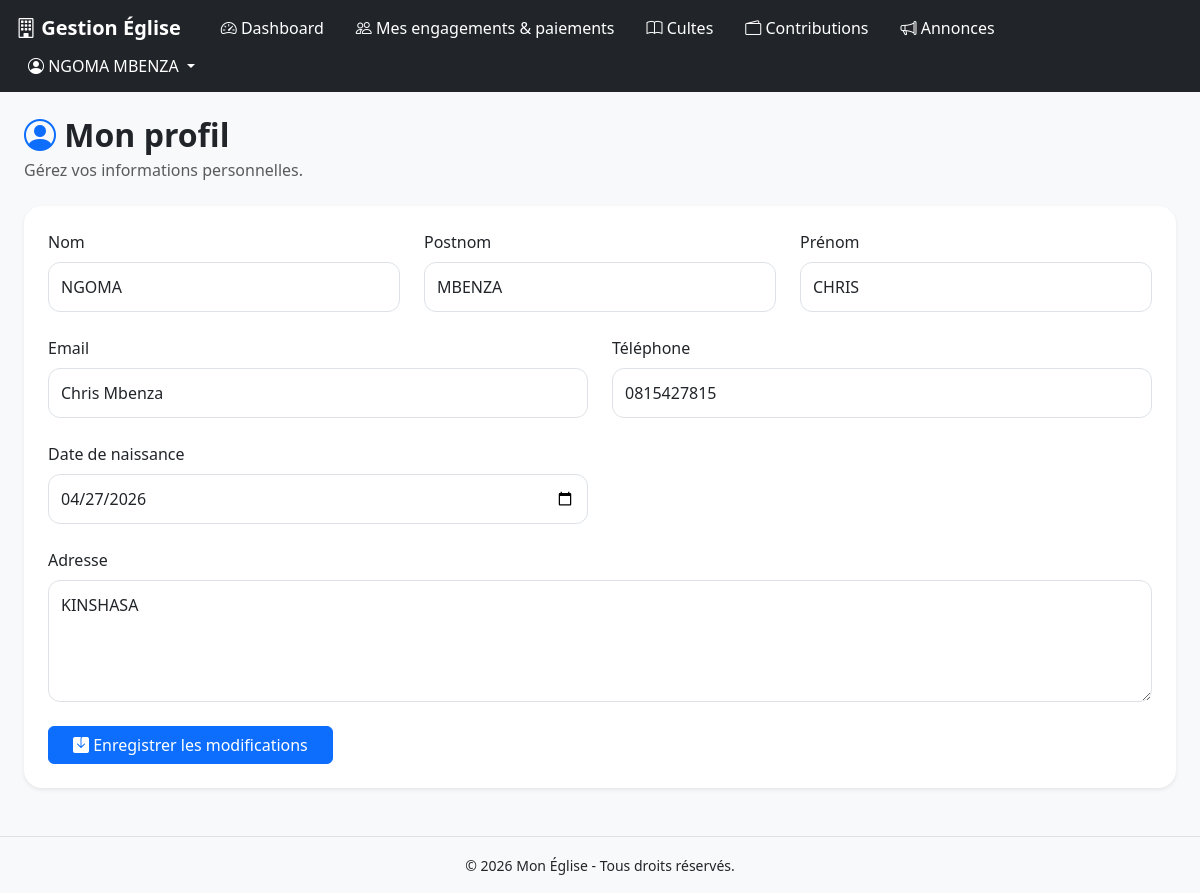
The page /fideles/my_account/index.php (signed in) on the database its author committed.
### tables this page shows
CREATE TABLE `fideles` (
  `id` int(11) NOT NULL,
  `user_id` int(11) DEFAULT NULL,
  `nom` varchar(100) NOT NULL,
  `postnom` varchar(100) DEFAULT NULL,
  `prenom` varchar(100) DEFAULT NULL,
  `sexe` enum('M','F') NOT NULL,
  `telephone` varchar(30) DEFAULT NULL,
  `adresse` text DEFAULT NULL,
  `date_naissance` date DEFAULT NULL,
  `created_at` timestamp NOT NULL DEFAULT current_timestamp()
);

CREATE TABLE `users` (
  `id` int(11) NOT NULL,
  `nom` varchar(100) NOT NULL,
  `email` varchar(150) NOT NULL,
  `mot_de_passe` varchar(255) NOT NULL,
  `role` enum('admin','visiteur') DEFAULT 'visiteur',
  `created_at` timestamp NOT NULL DEFAULT current_timestamp()
);

### fideles/my_account/index.php (the view, shortened to what this page needs)
<?php
require_once '../../config/database.php';
$user_id = $_SESSION['user']['id'];
$stmt = $pdo->prepare("
    SELECT
        u.nom AS nom_user,
        u.email,
        f.*
    FROM users u
    LEFT JOIN fideles f
        ON f.user_id = u.id
    WHERE u.id = ?
");
$stmt->execute([$user_id]);
$user = $stmt->fetch();
require_once '../../layouts/header.php';
require_once '../../layouts/navbar_sidebar_fideles.php';
?>
<link rel="stylesheet"
    href="https://cdn.jsdelivr.net/npm/bootstrap-icons@1.11.3/font/bootstrap-icons.min.css">
<div class="container-fluid p-4">
    <div class="mb-4">
        <h2 class="fw-bold mb-1">
            <i class="bi bi-person-circle text-primary"></i>
            Mon profil
        </h2>
        <p class="text-muted mb-0">
            Gérez vos informations personnelles.
        </p>
    </div>
    <div class="card shadow-sm profile-card">
        <div class="card-body p-4">
            <form method="POST">
                <div class="row g-4">
                    <div class="col-md-4">
                        <label class="form-label">
                            Nom
                        </label>
                        <input type="text"
                            name="nom"
                            class="form-control"
                            value="<?= htmlspecialchars($user['nom'] ?? '') ?>"
                            required>
                    </div>
                    <div class="col-md-4">
                        <label class="form-label">
                            Postnom
                        </label>
                        <input type="text"
                            name="postnom"
                            class="form-control"
                            value="<?= htmlspecialchars($user['postnom'] ?? '') ?>">
                    </div>
                    <div class="col-md-4">
                        <label class="form-label">
                            Prénom
                        </label>
                        <input type="text"
                            name="prenom"
                            class="form-control"
                            value="<?= htmlspecialchars($user['prenom'] ?? '') ?>">
                    </div>
                    <div class="col-md-6">
                        <label class="form-label">
                            Email
                        </label>
                        <input type="email"
                            class="form-control"
                            value="<?= htmlspecialchars($user['email']) ?>"
                            readonly>
                    </div>
                    <div class="col-md-6">
                        <label class="form-label">
                            Téléphone
                        </label>
                        <input type="text"
                            name="telephone"
                            class="form-control"
                            value="<?= htmlspecialchars($user['telephone'] ?? '') ?>">
                    </div>
                    <div class="col-md-6">
                        <label class="form-label">
                            Date de naissance
                        </label>
                        <input type="date"
                            name="date_naissance"
                            class="form-control"
                            value="<?= $user['date_naissance'] ?>">
                    </div>
                    <div class="col-12">
                        <label class="form-label">
                            Adresse
                        </label>
                        <textarea name="adresse"
                            class="form-control"
                            rows="4"><?= htmlspecialchars($user['adresse'] ?? '') ?></textarea>
                    </div>
                    <div class="col-12">
                        <button type="submit"
                            name="update"
                            class="btn btn-primary px-4">
                            <i class="bi bi-save-fill"></i>
                            Enregistrer les modifications
                        </button>
                    </div>
                </div>
            </form>
        </div>
    </div>
</div>
<?php require_once '../../layouts/footer.php'; ?>

### fideles/my_account/index.php (style rules this page uses)
.profile-card { border: none; border-radius: 18px; overflow: hidden; }
.form-control, .form-select, textarea { border-radius: 12px; padding: 12px; }

### rows shown on the page
fideles: nom "NGOMA", postnom "MBENZA", prenom "CHRIS", user.email "Chris Mbenza", telephone "0815427815", date_naissance "04/27/2026", adresse "KINSHASA"

### other values the page prints
$_SESSION['user']['nom'] "NGOMA MBENZA"
